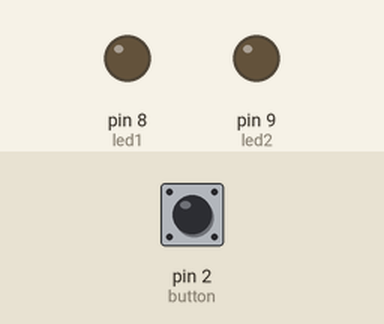
The sketch below on a simulated Arduino Uno, built with avr-gcc and run on an emulated ATmega328P. Parts: output pins drawn as LEDs (lit = HIGH). Inputs (shaded band) come from the test bench; at power-on: pin 2 (button) HIGH.

Above: at 1.2 s.
1.3 s: pin 2 (button) pulled LOW for 0.15 s
At 2.2 s:
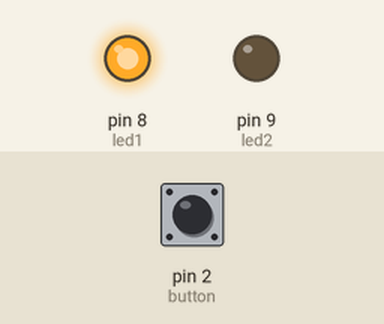
2.9 s: pin 2 (button) pulled LOW for 1 s
At 4.6 s:
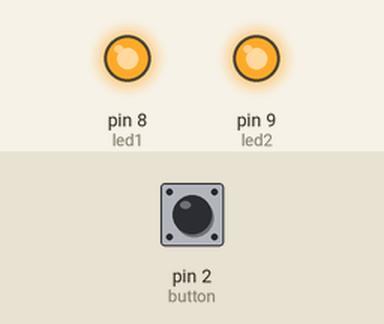
6.9 s: pin 2 (button) pulled LOW for 3.2 s
Timing chart, 0 to 14.6 s (numbered marks = the images above; inputs shaded):
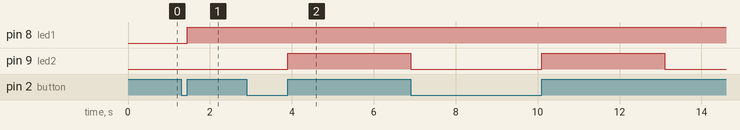

The sketch:

parctice_3_3.ino
```cpp
#include <Arduino.h>
int led1 = 8;
int button = 2;
int led2 = 9;
int short_counter = 0;
const unsigned long short_holding = 500;
const unsigned long long_holding = 1000;
unsigned long press_time = 0;
unsigned long toggle_time = 0;
unsigned long hold_time = 0;
unsigned long led2_start;
unsigned long led2_finish;
bool lastReading = HIGH;
bool short_ = false;
bool long_ = false;
bool pressed = false;
void setup(){
  pinMode(led1, OUTPUT);
  pinMode(led2, OUTPUT);
  pinMode(button, INPUT_PULLUP);
}

void loop(){
  bool reading = digitalRead(button);
  if(reading == LOW && lastReading == HIGH){
    press_time = millis();
  }
  if(reading == HIGH && lastReading == LOW){
    toggle_time = millis();
    pressed = true;
  }
  if(pressed){
    hold_time = toggle_time - press_time;

    if(hold_time < short_holding) {short_ = true; short_counter +=1;}
    if(hold_time > long_holding) { long_ = true;  led2_start = millis(); digitalWrite(led2, HIGH);}

    if(long_ == false && short_ && short_counter%2 != 0 ){digitalWrite(led1, HIGH); short_ = false;}
    else if(long_ == false && short_ && short_counter%2 == 0) {digitalWrite(led1, LOW); short_ = false;}

  }
  if(long_){
      led2_finish = millis();
      if(led2_finish - led2_start > 3000) {digitalWrite(led2, LOW); long_ = false;}
    }
  pressed = false;
  lastReading = reading;
}
```

Measured:
- after the input at 1.3 s, pin 8 (led1): LOW → HIGH after 0.15 s
- after the input at 2.9 s, pin 9 (led2): LOW → HIGH after 1.0 s
